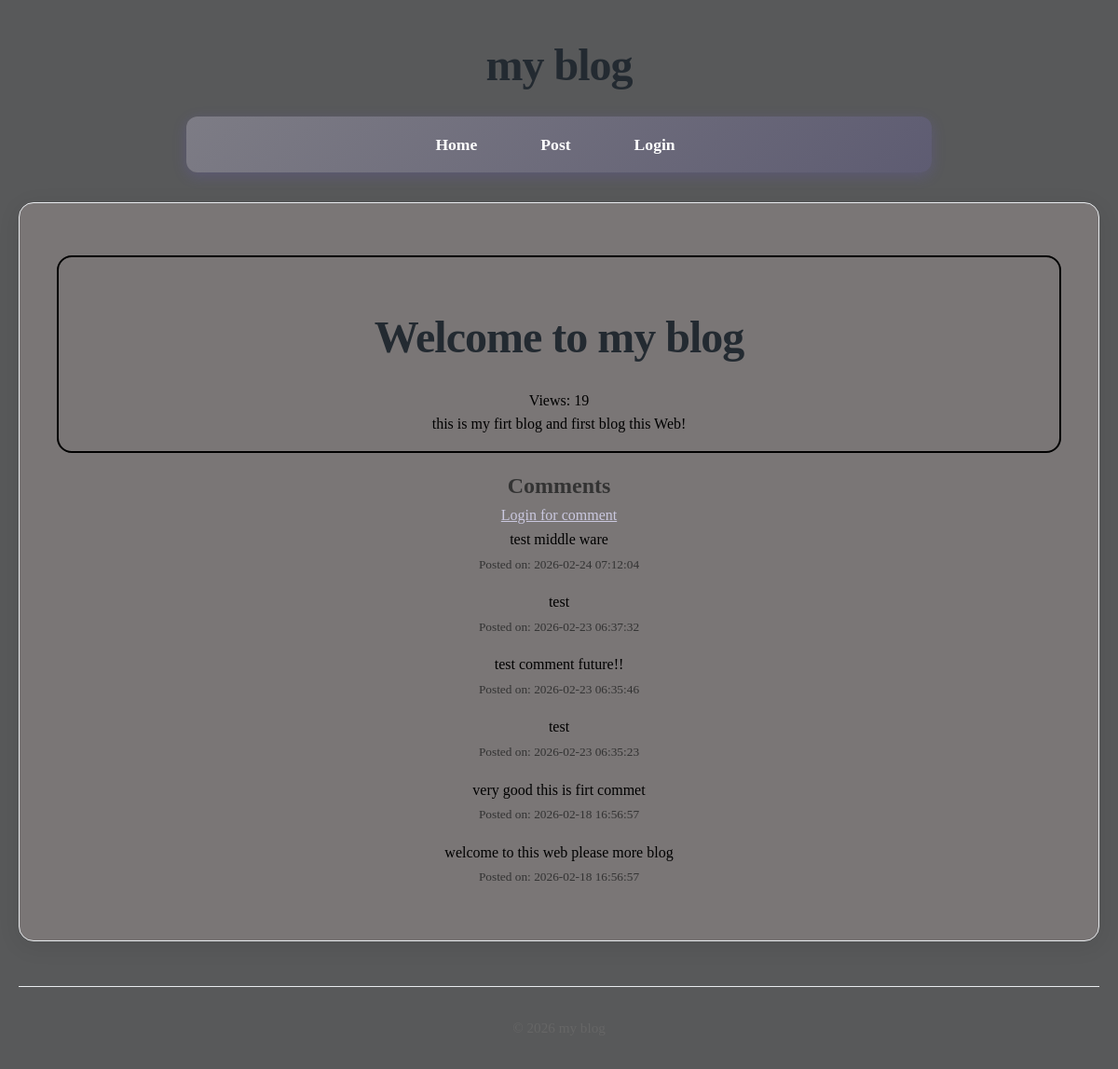
/post/1, run on an earlier commit of the app's database.
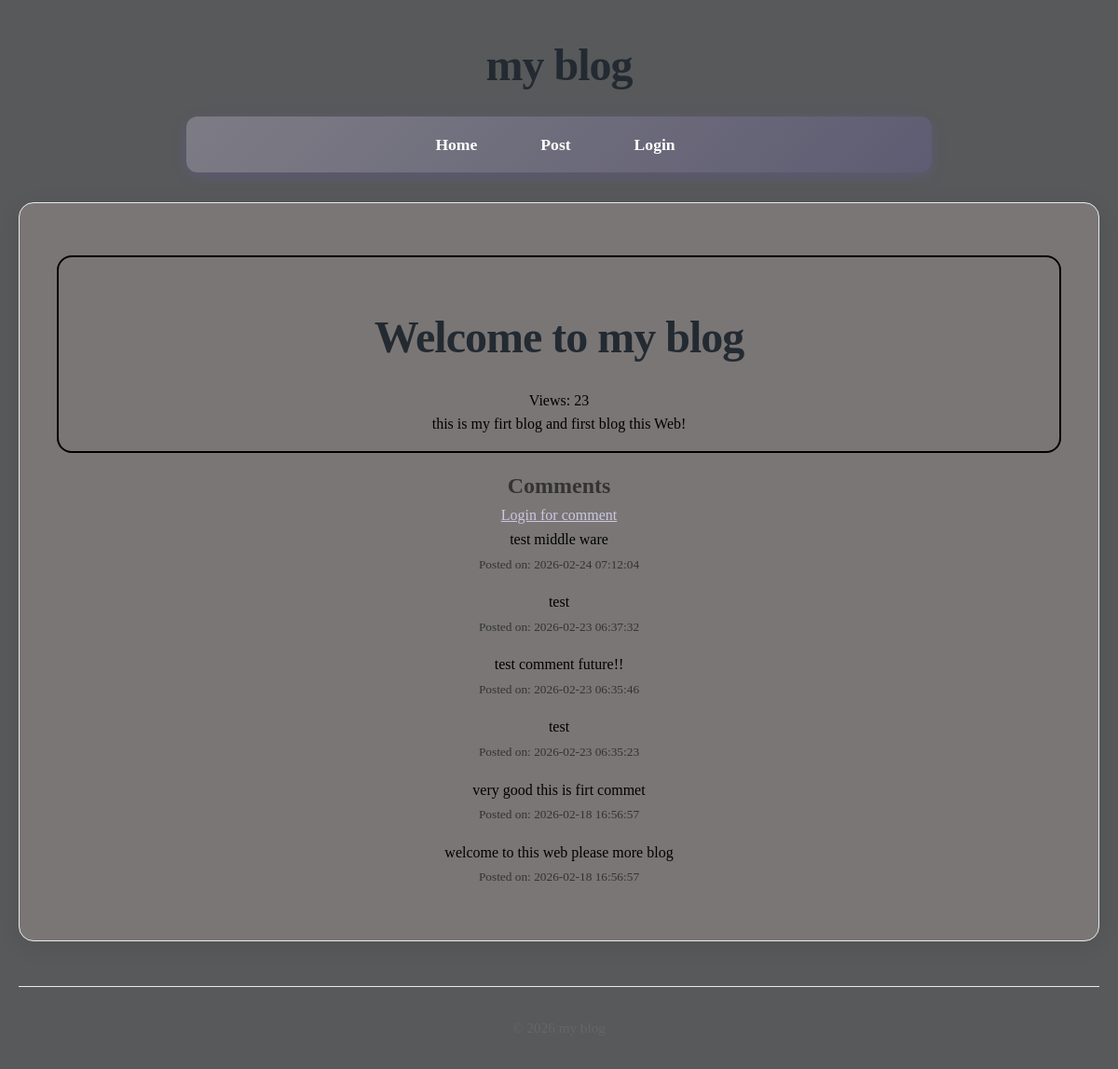
And on a later commit of the database.
### tables this page shows
CREATE TABLE posts(
    id INTEGER PRIMARY KEY AUTOINCREMENT,
    title TEXT NOT NULL,
    content TEXT NOT NULL,
    views INTEGER DEFAULT 0,
    user_id INTEGER NOT NULL,
    created_at DATETIME DEFAULT CURRENT_TIMESTAMP,
    FOREIGN KEY (user_id) REFERENCES users (id)
);

CREATE TABLE comments(
    id INTEGER PRIMARY KEY AUTOINCREMENT,
    content TEXT NOT NULL,
    user_id INTEGER NOT NULL,
    post_id INTEGER NOT NULL,
    created_at DATETIME DEFAULT CURRENT_TIMESTAMP,
    FOREIGN KEY (user_id) REFERENCES users (id),
    FOREIGN KEY (post_id) REFERENCES posts (id)
);

### core/Router.php (called while the page is built, shortened)
<?php
class Router{
    protected array $routes = [];
    protected array $globalMiddleware = [];
    protected array $routeMiddleware = [];
    public function add(string $method ,string $uri ,string $controller , array $middlewares = []): void{
        $this->routes[] = [
            'method' => $method,
            'uri' => $uri,
            'controller' => $controller,
            'middlewares' => $middlewares
        ];
    }
    public function addGlobalMiddleware(string $middleware):void {
        $this->globalMiddleware[] = $middleware;
    }
    public function addRouteMiddleware(string $name,string $middleware):void {
        $this->routeMiddleware[$name] = $middleware;
    }
    public function dispatch(string $uri ,string $method){
        $route = $this->findRoute($uri , $method);
        $middlewares = [
            ...$this->globalMiddleware,
            ...array_map(fn($name)=>$this->routeMiddleware[$name],$route['middlewares'])
        ];
       return $this->runMiddleware(
        $middlewares,
        function () use ($route) {
            [$controller , $action] = explode('@' , $route['controller']);
            return $this->callAction($controller , $action , $route['params']);
        }
       );
    }
    protected function runMiddleware(array $middlewares , callable $target): mixed{
        $next = $target;
        foreach(array_reverse($middlewares) as $middleware){
            $next = function() use ($middleware , $next){
                error_log("Middle ware : running $middleware");
                return (new $middleware)->handle($next);
            };
        }
        return $next();
    }
    protected function findRoute(string $uri , string $method): ?array{
        foreach($this->routes as $route){
            $params = $this->matchRoute($route['uri'] , $uri);
            if($params !== null && $route['method'] === $method){
                return [...$route , 'params' => $params];
            }
        }
        return null;
    }
    protected function matchRoute(string $routeUri,string $requestUri): ?array{
        $routeSegments = explode('/', trim($routeUri,'/'));
        $requestSegments = explode('/', trim($requestUri,'/'));
        if(count($routeSegments) !== count($requestSegments)){
            return null;
        }
        $params = [];
        foreach($routeSegments as $index => $routeSegment){
            if(str_starts_with($routeSegment,'{') && str_ends_with($routeSegment,'}')){
                $params[trim($routeSegment,'{}')] = $requestSegments[$index];
            }elseif($routeSegment !== $requestSegments[$index]){
                return null;
            }
        }
        return $params;
    }
    protected function callAction(string $controller,string $action,array $params): string{
        return (new $controller)->$action(... $params);
    }
}

### app/Services/Auth.php (called while the page is built, shortened)
<?php
class Auth{
    protected static $user = null;
    public static function user(): ?User{
        if(static::$user === null){
            $userId = $_SESSION['user_id'] ?? null;
            static::$user =  $userId ? User::find($userId) : RememberMe::user();
        }
        return static::$user;
    }
}

### app/Services/RememberMe.php (called while the page is built, shortened)
<?php
class RememberMe{
    public static function user(): ?User{
        $tokenString = $_COOKIE[static::COOKIE_NAME] ?? null;
        if(!$tokenString){
            return null;
        }
        $token = RememberToken::findValid($tokenString);
        $user = User::find($token->user_id);
        return $user;
    }
}

### app/Services/CSRF.php (called while the page is built, shortened)
<?php
class CSRF {
    public static function verify(?string $token = null): bool{
        $method = $_SERVER['REQUEST_METHOD'];
        if(in_array($method, ['GET','HEAD','OPTIONS'])){
            return true;
        }
        return false;
    }
}

### core/App.php (called while the page is built, shortened)
<?php
class App{
    protected static $container = [];
    public static function bind(string $key, mixed $value): void{
        static::$container[$key] = $value;
    }
    public static function get(string $key): mixed{
        return static::$container[$key];
    }
}

### core/Model.php (called while the page is built, shortened)
<?php
abstract class Model{
    protected static string $table;
    public static function find(mixed $id): ?static
{
    $db = App::get('database');
    $result = $db->fetch(
        "SELECT * FROM " . static::$table . " WHERE id = ?",
        [$id],
        static::class
    );
    return $result;
}
}

### core/DataBase.php (called while the page is built, shortened)
<?php
class DataBase{
    protected $pdo;
    public function __construct(array $config){
        try {
            $dsn = $this->createDsn($config);
            $username = $config['username'] ?? null;
            $password = $config['password'] ?? null;
            $options = $config['options'] ?? null;
            $this->pdo = new PDO($dsn , $username , $password , $options);
            $this->pdo->setAttribute(PDO::ATTR_ERRMODE,PDO::ERRMODE_EXCEPTION);
        } catch (PDOException $e) {
            throw new Exception("Could not connect to the database:" . $e);
        }
    }
    protected function createDsn(array $config): string{
        $driver = $config['driver'];
        $dbname = $config['dbname'];
        return match ($driver) {
            'sqlite' => "sqlite:$dbname",
            default => throw new Exception("Unsupported database driver: $driver") ,
        };
    }
    public function query(string $sql, array $params = []): PDOStatement{
        $stmt = $this->pdo->prepare($sql);
        $stmt->execute($params);
        return $stmt;
    }
    public function fetchAll(string $sql,array $params = [], ?string $classname = null): array{
        $stmt = $this->query($sql,$params);
        return $classname ? $stmt->fetchAll(PDO::FETCH_CLASS , $classname) : $stmt->fetchAll(PDO::FETCH_ASSOC);
    }
    public function fetch(string $query, array $params = [], ?string $class = null)
{
    $stmt = $this->query($query, $params);
    if ($class) {
        $result = $stmt->fetchObject($class);
        return $result === false ? null : $result;
    }
    $result = $stmt->fetch(PDO::FETCH_ASSOC);
    return $result === false ? null : $result;
}
}

### app/Controllers/PostController.php (called while the page is built, shortened)
<?php
class PostController{
    public function show($id)
{
    $post = Post::find($id);
    $comments = Comment::forPost($id);
    return View::render(
        template: 'post/show',
        layout: 'layouts/main',
        data: [
            'post' => $post,
            'comments' => $comments,
            'user' => Auth::user()
        ]
    );
}
}

### app/Middlewares/CSRF.php (called while the page is built, shortened)
<?php
class CSRF implements MiddleWare{
    public function handle(callable $next){
      return $next();
    }
}

### app/Middlewares/View.php (called while the page is built, shortened)
<?php
class View implements MiddleWare{
    public function handle(callable $next){
      return $next();
    }
}

### app/Models/Comment.php (called while the page is built, shortened)
<?php
class Comment extends Model{
    public static function forPost($postId): array{
        $db = App::get('database');
        return $db->fetchAll(
            "SELECT * FROM comments WHERE post_id = ? ORDER BY created_at DESC ",
            [$postId],
            static::class
        );
    }
}

### core/View.php (called while the page is built, shortened)
<?php
class View{
    protected static $globals = [];
    public static function share(string $key , mixed $value): void{
        static::$globals[$key] = $value;
    }
    public static function render(string $template , array $data = [] , $layout = null): string{
        $data = [...static::$globals , ...$data];
        $content = static::renderTemplate($template, $data);
        return static::renderLayout($layout , $data, $content);
    }
    protected static function renderTemplate(string $template , array $data): string{
        extract($data);
        $path = dirname(__DIR__) . "/app/Views/$template.php";
        require $path;
        return ob_get_clean();
    }
     protected static function renderLayout(?string $template , array $data, string $content):string{
        extract([...$data , 'content' =>$content]);
        $path = dirname(__DIR__) . "/app/Views/$template.php";
        require $path;
        return ob_get_clean();
    }
}

### app/Views/post/show.php (the view)
<article class="article-blog">
    <h1 class="title-blog"><?= htmlspecialchars($post->title); ?></h1>
    <p class="view-blog">Views: <?= $post->views ?></p>
    <p class="content-blog">
        <?= nl2br(htmlspecialchars($post->content)) ?>
    </p>
</article>
<section>
    <h2 id="comments">Comments</h2>
    <?php if($user): ?>
        <form action="/post/<?= $post->id ?>/comment" method="POST" >
        <?= csrf_token() ?>
        <textarea name="content" rows="3" style="resize: none;"></textarea>
        <button type="submit">Send</button>
        </form>
    <?php else: ?>
    <p><a href="/login">Login for comment</a></p>
    <?php endif; ?>
    <?php foreach($comments as $comment): ?>
        <div class="div-comment">
            <p class="p-comment">
                <?= nl2br(htmlspecialchars($comment->content)) ?>
            </p>
            <small>Posted on: <?= $comment->created_at ?></small>
        </div>
    <?php endforeach; ?>
</section>

### public/index.php (shortened to what this page needs)
<?php
$router = new Router();
$uri = parse_url($_SERVER['REQUEST_URI'])['path'];
$method = $_SERVER['REQUEST_METHOD'];
echo $router->dispatch($uri,$method);

### app/Views/layouts/main.php (shortened to what this page needs)
<!DOCTYPE html>
<html lang="en">
<head>
    <link rel="stylesheet" href="/style/style-form.css" />
    <link rel="stylesheet" href="/style/style-main.css" />
</head>
<body>
    <h1>my blog</h1>
    <nav>
        <a href="/">Home</a>
        <a href="/../post">Post</a>
       <?php if($user): ?>
            <form action="/logout" method="POST">
                <?= csrf_token() ?>
                <button>Logout (<?= $user->email ?>)</button>
            </form>
        <?php else: ?>
                <a href="/login">Login</a>
        <?php endif; ?>
    </nav>
    <main>
        <section>
            <p><?=$content ?></p>
        </section>
    </main>
    <footer>
        <p> &copy; <?= date('Y') ?> my blog </p>
    </footer>
</body>
</html>

### public/style/style-form.css (style rules this page uses)
body { text-align: center; align-items: center; justify-content: center; }

### public/style/style-main.css (style rules this page uses)
* { margin: 0; padding: 0; box-sizing: border-box; }
body { font-family: Cambria, Cochin, Georgia, Times, 'Times New Roman', serif; line-height: 1.6; color: #333; background-color: #58595a; max-width: 1200px; margin: 0 auto; padding: 0 20px; }
h1 { text-align: center; margin: 2rem 0 1rem; font-size: 3rem; color: #232a31; font-weight: 700; letter-spacing: -1px; }
h1::after { margin-left: 10px; }
nav { background: linear-gradient(135deg, #7d7c85 0%, #5e5c72 100%); padding: 1rem; border-radius: 12px; margin: 1rem auto 2rem; box-shadow: 0 4px 15px rgba(108, 92, 231, 0.2); max-width: 800px; }
nav a { color: white; text-decoration: none; font-weight: 600; padding: 0.8rem 1.5rem; margin: 0 0.5rem; border-radius: 8px; transition: all 0.3s ease; font-size: 1.1rem; }
nav a:first-child { margin-left: 0; }
main { background-color: rgb(122, 118, 118); padding: 2.5rem; border-radius: 16px; box-shadow: 0 5px 25px rgba(0, 0, 0, 0.08); margin-bottom: 3rem; min-height: 400px; border: 1px solid #e9ecef; }
footer { text-align: center; padding: 2rem; color: #666; border-top: 1px solid #e9ecef; margin-top: 2rem; font-size: 0.95rem; }
footer p { display: flex; align-items: center; justify-content: center; gap: 8px; }
article { margin-bottom: 1rem; margin-top: 1rem; padding: 1rem; border: 1px solid gray; border-radius: 1rem; transition: 300ms ease-in; }
body { animation: fadeIn 0.5s ease-out; }
a { color: #cac8df; transition: color 0.3s ease; }
main > * { transition: transform 0.2s ease; }
.div-comment { margin-bottom: 1rem; }
.p-comment { color: black; }
.article-blog { border: 2px solid black; color: black; }

What changed in the data, as far as the page shows it:
changed posts "Welcome to my blog": views "19" → "23"
